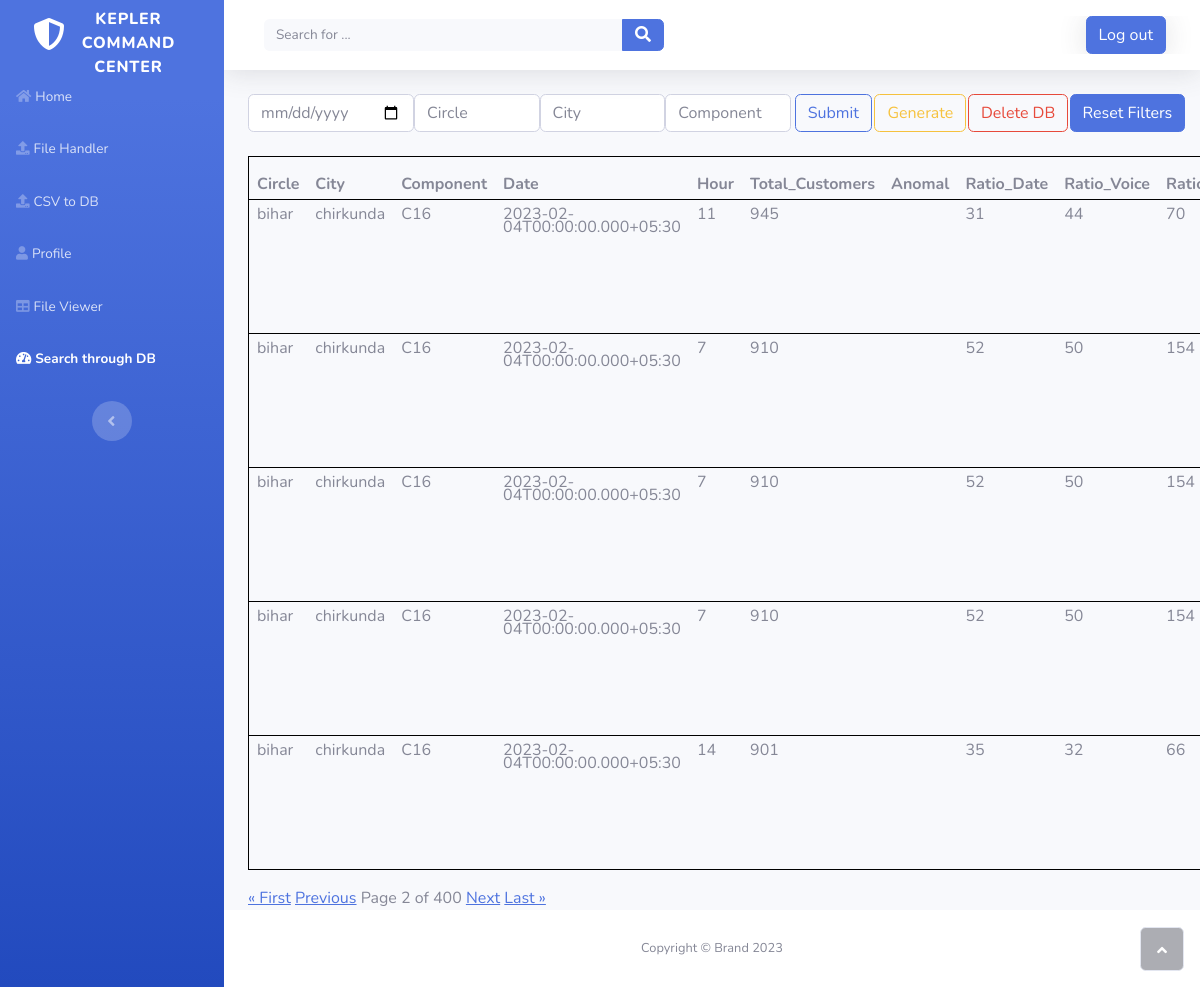
Screenshot of /sales/?page=2 (signed in) with the database file from the repository.
### home/models.py (models this page shows, shortened)
class CovertedToDB(models.Model):
    Monitering_Date=models.DateField(auto_now=False,null=True,blank=True,auto_now_add=False)
    user_name = models.ForeignKey(User,on_delete=models.CASCADE,null=True,blank=True)
    Circle=models.CharField(max_length=100,null=True,blank=True)
    City=models.CharField(max_length=100,null=True,blank=True)
    Component=models.CharField(max_length=100,null=True,blank=True)
    Date=models.CharField(max_length=100,null=True,blank=True)
    Hour=models.IntegerField(null=True,blank=True)
    Total_Customers=models.IntegerField(null=True,blank=True)
    Anomal=models.CharField(max_length=100,null=True,blank=True)
    Ratio_Date=models.IntegerField(null=True,blank=True)
    Ratio_Voice=models.IntegerField(null=True,blank=True)
    Ratio_HSI=models.IntegerField(null=True,blank=True)
    cluster_issue=models.CharField(max_length=100,null=True,blank=True)
    Data_Volume=models.IntegerField(null=True,blank=True)
    Data_Volume_Formula=models.IntegerField(null=True,blank=True)
    Data_Volume_mean=models.IntegerField(null=True,blank=True)
    Data_Volume_std=models.IntegerField(null=True,blank=True)
    Voice_Affected_Users=models.IntegerField(null=True,blank=True)
    Voice_Affected_Users_Formula=models.IntegerField(null=True,blank=True)
    Voice_Affected_Users_mean=models.IntegerField(null=True,blank=True)
    Voice_Affected_Users_std=models.IntegerField(null=True,blank=True)
    HSI_Affected_Users=models.IntegerField(null=True,blank=True)
    HSI_Affected_Users_Formula=models.IntegerField(null=True,blank=True)
    HSI_Affected_Users_mean=models.IntegerField(null=True,blank=True)
    HSI_Affected_Users_std=models.IntegerField(null=True,blank=True)
    Data_Change=models.FloatField(null=True,blank=True)
    Voice_Change=models.FloatField(null=True,blank=True)
    HSI_Change=models.FloatField(null=True,blank=True)
    num_grids=models.IntegerField(null=True,blank=True)
    num_cells=models.IntegerField(null=True,blank=True)
    num_sectors=models.IntegerField(null=True,blank=True)
    Indoor_Freqency_850=models.IntegerField(null=True,blank=True)
    Indoor_Freqency_1800=models.IntegerField(null=True,blank=True)
    Indoor_Freqency_2300=models.IntegerField(null=True,blank=True)
    prb_20=models.IntegerField(null=True,blank=True)
    prb_70_90=models.IntegerField(null=True,blank=True)
    prb_90=models.IntegerField(null=True,blank=True)
    prb_20_per=models.FloatField(null=True,blank=True)
    prb_70_90_per=models.FloatField(null=True,blank=True)
    prb_90_per=models.FloatField(null=True,blank=True)
    area=models.FloatField(null=True,blank=True)
    month=models.IntegerField(null=True,blank=True)
    week=models.IntegerField(null=True,blank=True)
    total_users_data_complaints=models.IntegerField(null=True,blank=True)
    total_users_vvm_complaints=models.IntegerField(null=True,blank=True)
    total_users_covergae_complaints=models.IntegerField(null=True,blank=True)
    total_users_other_complaints=models.IntegerField(null=True,blank=True)
    totla_upc_generated=models.IntegerField(null=True,blank=True)
    Polygon=models.CharField(max_length=100,null=True,blank=True)
    lat=models.FloatField(null=True,blank=True)
    lon=models.FloatField(null=True,blank=True)
    class Meta:
        verbose_name_plural = "CovertedToDB"

### home/views.py (the view, shortened to what this page needs)
# urls.py: path('sales/', views.CovertedToDB_list, name='dblist'),
@login_required(login_url='login')
def CovertedToDB_list(request):
    queryset = CovertedToDB.objects.filter(user_name=request.user)
    date=request.GET.get('filterdate')
    city = request.GET.get('city')
    circle = request.GET.get('circle')
    component = request.GET.get('component')
    page = request.GET.get('page')
    if date:
        request.session['filterdate'] = date
    elif page is not None:
        date = request.session.get('filterdate')
    if city:
        request.session['city'] = city
    elif  page is not None:
        city = request.session.get('city')
    if circle:
        request.session['circle'] = circle
    elif  page is not None:
        circle = request.session.get('circle')
    if component:
        request.session['component'] = component
    elif  page is not None:
        component = request.session.get('component')
    if city and date:
        queryset = queryset.filter(City__icontains=city,Monitering_Date=date)
    if circle and date:
        queryset = queryset.filter(Circle__icontains=circle,Monitering_Date=date)
    if component and date:
        queryset = queryset.filter(Component__icontains=component,Monitering_Date=date)
    if city and circle and component and date:
        queryset = queryset.filter(City__icontains=city, Circle__icontains=circle, Component__icontains=component,Monitering_Date=date)
    elif city and circle and date:
        queryset = queryset.filter(City__icontains=city, Circle__icontains=circle,Monitering_Date=date)
    elif city and component and date:
        queryset = queryset.filter(City__icontains=city, Component__icontains=component,Monitering_Date=date)
    elif circle and component and date:
        queryset = queryset.filter(Circle__icontains=circle, Component__icontains=component,Monitering_Date=date)
    paginator = Paginator(queryset, 5)
    venues = paginator.get_page(page)
    search= request.GET.get('searchbutton')
    generate=request.GET.get('generatebutton')
    delete=request.GET.get('deletebutton')
    reset=request.GET.get("resetbutton")
    if generate:
        messages.success(request,"Filtered Data Sucessfully.")
        data = list(queryset.values())
        df = pd.DataFrame(data)
        map_yt={'version': 'v1', 'config': {'visState': {'filters': [], 'layers': [{'id': '61hdpp8', 'type': 'geojson', 'config': {'dataId': 'Data', 'label': 'Data', 'color': [179, 173, 158], 'columns': {'geojson': 'Polygon'}, 'isVisible': True, 'visConfig': {'opacity': 0.8, 'strokeOpacity': 0.8, 'thickness': 0.5, 'strokeColor': [18, 147, 154], 'colorRange': {'name': 'Uber Viz Diverging 1.5', 'type': 'diverging', 'category': 'Uber', 'colors': ['#00939C', '#5DBABF', '#BAE1E2', '#F8C0AA', '#DD7755', '#C22E00']}, 'strokeColorRange': {'name': 'Global Warming', 'type': 'sequential', 'category': 'Uber', 'colors': ['#5A1846', '#900C3F', '#C70039', '#E3611C', '#F1920E', '#FFC300']}, 'radius': 10, 'sizeRange': [0, 10], 'radiusRange': [0, 50], 'heightRange': [0, 500], 'elevationScale': 5, 'enableElevationZoomFactor': True, 'stroked': False, 'filled': True, 'enable3d': False, 'wireframe': False}, 'hidden': False, 'textLabel': [{'field': None, 'color': [255, 255, 255], 'size': 18, 'offset': [0, 0], 'anchor': 'start', 'alignment': 'center'}]}, 'visualChannels': {'colorField': {'name': 'Voice Affected Users', 'type': 'integer'}, 'colorScale': 'quantile', 'strokeColorField': None, 'strokeColorScale': 'quantile', 'sizeField': None, 'sizeScale': 'linear', 'heightField': None, 'heightScale': 'linear', 'radiusField': None, 'radiusScale': 'linear'}}, {'id': 'tncz8r', 'type': 'point', 'config': {'dataId': 'Point', 'label': 'Point', 'color': [25, 20, 16], 'columns': {'lat': 'lat', 'lng': 'lon', 'altitude': None}, 'isVisible': True, 'visConfig': {'radius': 12.9, 'fixedRadius': False, 'opacity': 0.8, 'outline': False, 'thickness': 2, 'strokeColor': None, 'colorRange': {'name': 'Global Warming', 'type': 'sequential', 'category': 'Uber', 'colors': ['#5A1846', '#900C3F', '#C70039', '#E3611C', '#F1920E', '#FFC300']}, 'strokeColorRange': {'name': 'Global Warming', 'type': 'sequential', 'category': 'Uber', 'colors': ['#5A1846', '#900C3F', '#C70039', '#E3611C', '#F1920E', '#FFC300']}, 'radiusRange': [0, 50], 'filled': True}, 'hidden': False, 'textLabel': [{'field': None, 'color': [255, 255, 255], 'size': 18, 'offset': [0, 0], 'anchor': 'start', 'alignment': 'center'}]}, 'visualChannels': {'colorField': None, 'colorScale': 'quantile', 'strokeColorField': None, 'strokeColorScale': 'quantile', 'sizeField': None, 'sizeScale': 'linear'}}], 'interactionConfig': {'tooltip': {'fieldsToShow': {'Data': [{'name': 'Circle', 'format': None}, {'name': 'City', 'format': None}, {'name': 'Component', 'format': None}, {'name': 'Date', 'format': None}, {'name': 'Hour', 'format': None}], 'Point': [{'name': 'Component', 'format': None}, {'name': 'Circle', 'format': None}, {'name': 'City', 'format': None}]}, 'compareMode': False, 'compareType': 'absolute', 'enabled': True}, 'brush': {'size': 0.5, 'enabled': False}, 'geocoder': {'enabled': False}, 'coordinate': {'enabled': False}}, 'layerBlending': 'normal', 'splitMaps': [], 'animationConfig': {'currentTime': None, 'speed': 1}}, 'mapState': {'bearing': 0, 'dragRotate': False, 'latitude': 21.13187210920387, 'longitude': 72.84256936234655, 'pitch': 0, 'zoom': 10.398997018768425, 'isSplit': False}, 'mapStyle': {'styleType': 'light', 'topLayerGroups': {}, 'visibleLayerGroups': {'label': True, 'road': True, 'border': False, 'building': True, 'water': True, 'land': True, '3d building': False}, 'threeDBuildingColor': [218.82023004728686, 223.47597962276103, 223.47597962276103], 'mapStyles': {}}}}
        showtime = datetime.datetime.now().strftime("%Y_%m_%d[%H_%M_%S]")
        merge_df=df.iloc[:,3:-2]
        point=df.iloc[:,3:6]
        position=df.iloc[:,-2:]
        point_df = pd.concat([point, position], axis=1, join='inner')
        map_dual = KeplerGl(height=700)
        map_dual.save_to_html(data={'Data': merge_df,'Point':point_df},file_name=f'media/Kepler_{showtime}.html',config=map_yt)
        messages.success(request,"Kepler File Generated. View File Explorer")
        file=f"Kepler_{showtime}.html"
        file_path=os.path.basename(file)
        fileupload=Upload.objects.create(user_name=request.user,file=file_path)
        fileupload.save()
        context = {'venues': venues}
        return render(request, 'filter.html', context)
    elif delete:
        data=CovertedToDB.objects.filter(user_name=request.user).delete()
        messages.success(request,"Fil is Deleted!")
        context = {'venues': venues}
        return render(request, 'filter.html', context)
    elif search:
        messages.success(request,"Filtered Data Sucessfully.")
        context = {'venues': venues}
        return render(request, 'filter.html', context)
    else:
        context = {'venues': venues}
        return render(request, 'filter.html', context)

### templates/filter.html (shortened to what this page needs)
{% extends './common/base.html' %}
{% load static %}
{% block content %}
<div class="container">
    <form method="GET">
        <div class="form">
            <div class="row-md-4" style="display:flex">
                <div class="form-group">
                    <input type="date" class="form-control" id="dateInput" placeholder="Date" name="filterdate"
                        value="{% if request.session.filterdate %}{{request.session.filterdate}}{% else %}{{request.GET.filterdate}}{% endif %}" required>
                </div>
                <div class="form-group">
                    <input type="text" class="form-control" id="circleInput" placeholder="Circle" name="circle"
                        value="{{ request.GET.circle }}">
                </div>
                <div class="form-group">
                    <input type="text" class="form-control" id="cityInput" placeholder="City" name="city"
                        value="{{ request.GET.city }}" >
                </div>
                <div class="form-group">
                    <input type="text" class="form-control" id="componentInput" placeholder="Component" name="component"
                        value="{{ request.GET.component }}" >
                </div>
                <div class="form-group">
                    <input type="submit" name="searchbutton" class="btn btn-outline-primary" style="margin-left: 5%;"></input>
                </div>
                <div class="form-group">
                    <input type="submit" name="generatebutton" class="btn btn-outline-warning" value="Generate" style="margin-left: 7%;"></input>
                </div>
                <div class="form-group">
                    <input type="submit" name="deletebutton" class="btn btn-outline-danger" value="Delete DB" style="margin-left: 8%;"></input>
                </div>
                <div class="form-group">
                    <input type="submit" name="resetbutton" class="btn btn-primary" value="Reset Filters" style="margin-left: 8%;"></input>
                </div>
            </div>
    </form>
    <br>
    <table class="table"  style=" border: 1px solid black;border-collapse: collapse;line-height:13px">
        <thead>
            <tr>
                <th>Circle</th>
                <th>City</th>
                <th>Component</th>
                <th>Date</th>
                <th>Hour</th>
                <th>Total_Customers</th>
                <th>Anomal</th>
                <th>Ratio_Date</th>
                <th>Ratio_Voice</th>
                <th>Ratio_HSI</th>
            </tr>
        </thead>
        <tbody>
            {% for i in venues %}
            <tr>
                <td>{{i.Circle}}</td>
                <td>{{i.City}}</td>
                <td>{{i.Component}}</td>
                <td>{{i.Date}}</td>
                <td>{{i.Hour}}</td>
                <td>{{i.Total_Customers}}</td>
                <td>{{i.Anomal}}</td>
                <td>{{i.Ratio_Date}}</td>
                <td>{{i.Ratio_Voice}}</td>
                <td>{{i.Ratio_HSI}}</td>
            </tr>
            {% empty %}
            <tr>
                <td colspan="7">No results found.</td>
            </tr>
            {% endfor %}
        </tbody>
    </table>
    {% if venues.has_previous %}
    <a href="?page=1">&laquo First</a>
    <a href="?page={{ venues.previous_page_number }}">Previous</a>
    {% endif %}
    Page {{venues.number}} of {{ venues.paginator.num_pages}}
    {% if venues.has_next %}
    <a href="?page={{ venues.next_page_number }}">Next</a>
    <a href="?page={{ venues.paginator.num_pages }}">Last &raquo</a>
    {% endif %}
</div>
{% endblock %}

### rows the page displays
CovertedToDB: Circle "bihar", City "chirkunda", Component "C16", Date "2023-02-04T00:00:00.000+05:30", Hour "11", Total_Customers "945", Ratio_Date "31", Ratio_Voice "44", Ratio_HSI "70"
CovertedToDB: Circle "bihar", City "chirkunda", Component "C16", Date "2023-02-04T00:00:00.000+05:30", Hour "7", Total_Customers "910", Ratio_Date "52", Ratio_Voice "50", Ratio_HSI "154"
CovertedToDB: Circle "bihar", City "chirkunda", Component "C16", Date "2023-02-04T00:00:00.000+05:30", Hour "7", Total_Customers "910", Ratio_Date "52", Ratio_Voice "50", Ratio_HSI "154"
CovertedToDB: Circle "bihar", City "chirkunda", Component "C16", Date "2023-02-04T00:00:00.000+05:30", Hour "7", Total_Customers "910", Ratio_Date "52", Ratio_Voice "50", Ratio_HSI "154"
CovertedToDB: Circle "bihar", City "chirkunda", Component "C16", Date "2023-02-04T00:00:00.000+05:30", Hour "14", Total_Customers "901", Ratio_Date "35", Ratio_Voice "32", Ratio_HSI "66"

### other values shown
{{ venues.number }} "2"
{{ venues.paginator.num_pages }} "400"
